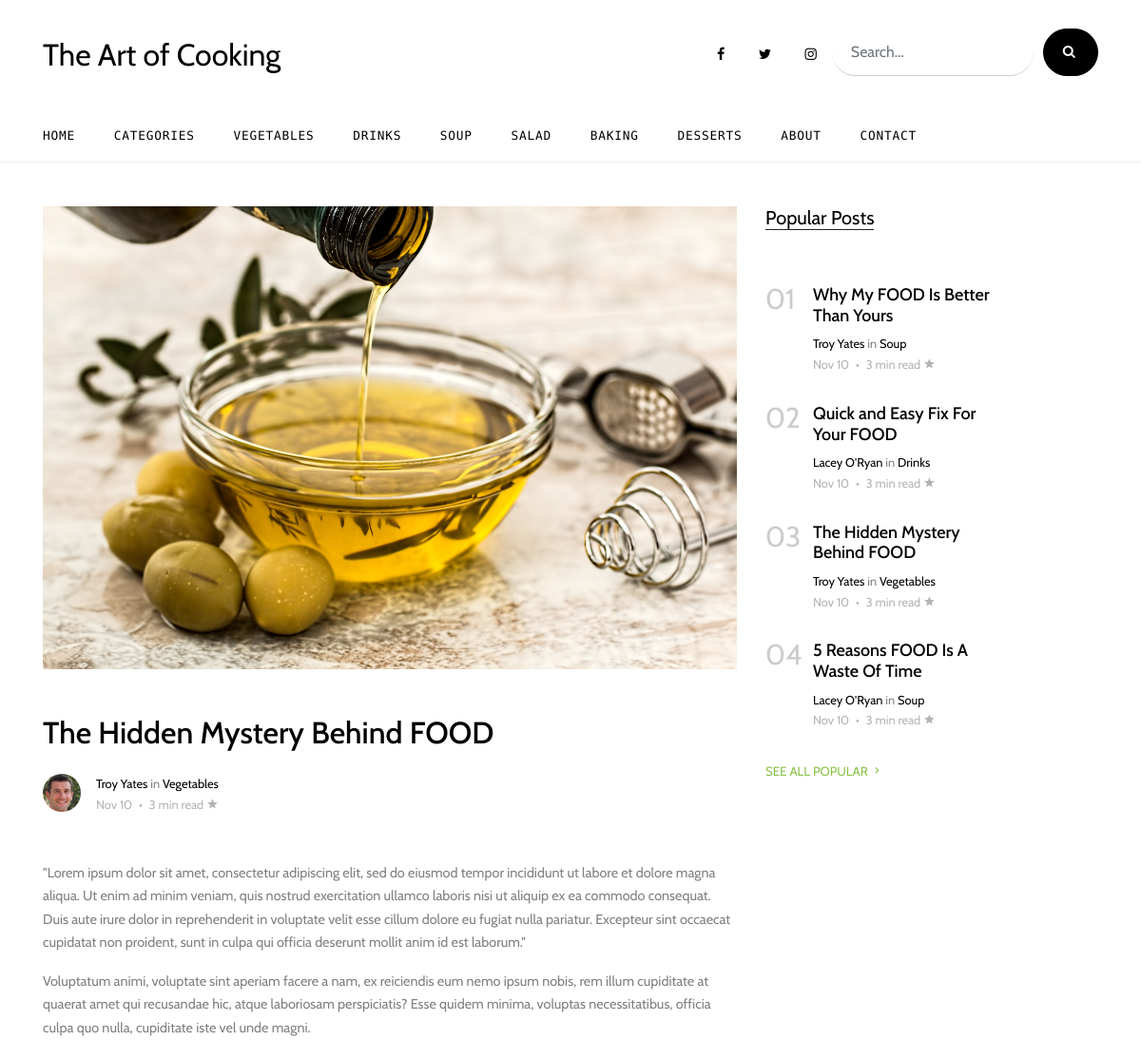
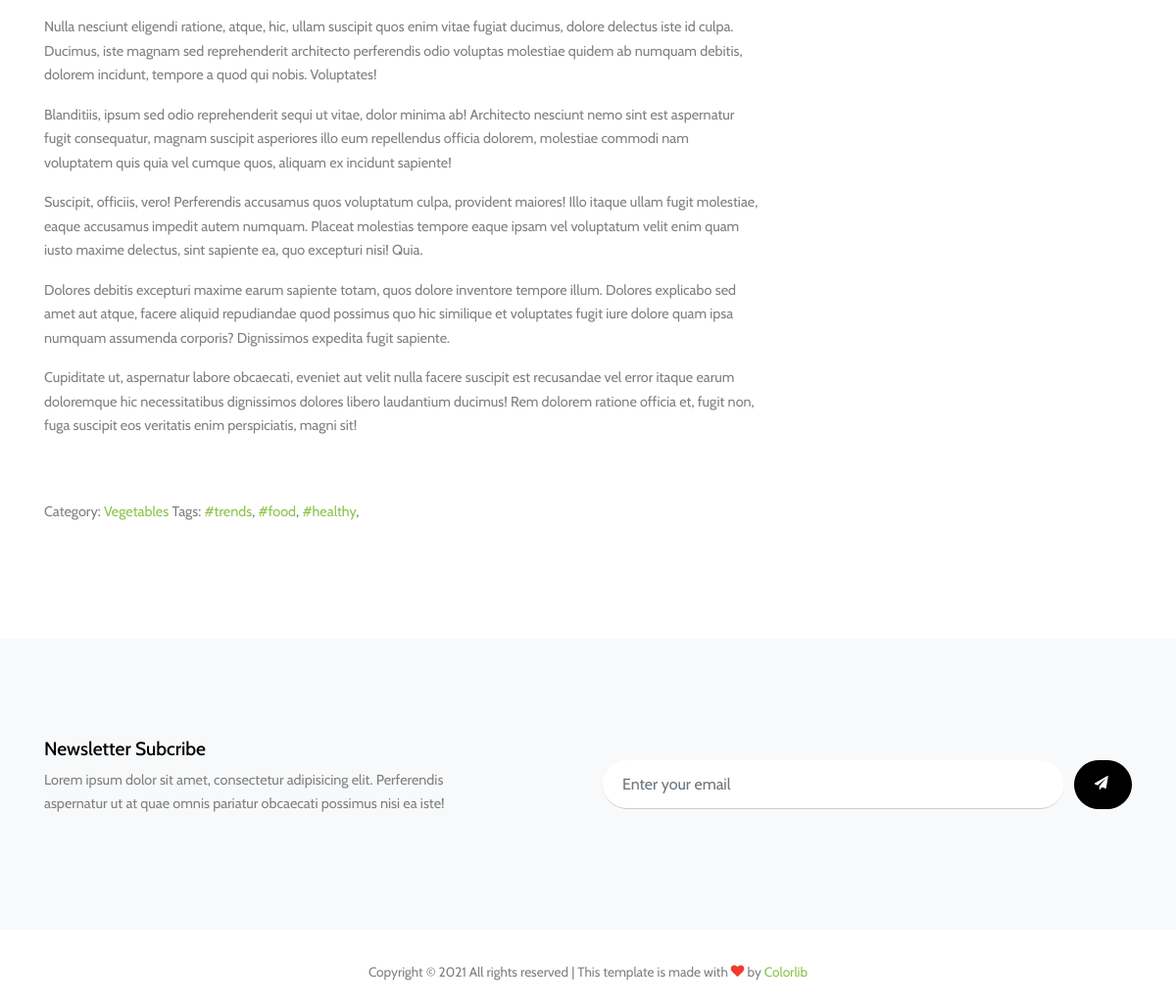
Before: /article/the-hidden-mystery-behind-food/ with the older database file (2 pictures, top to bottom).
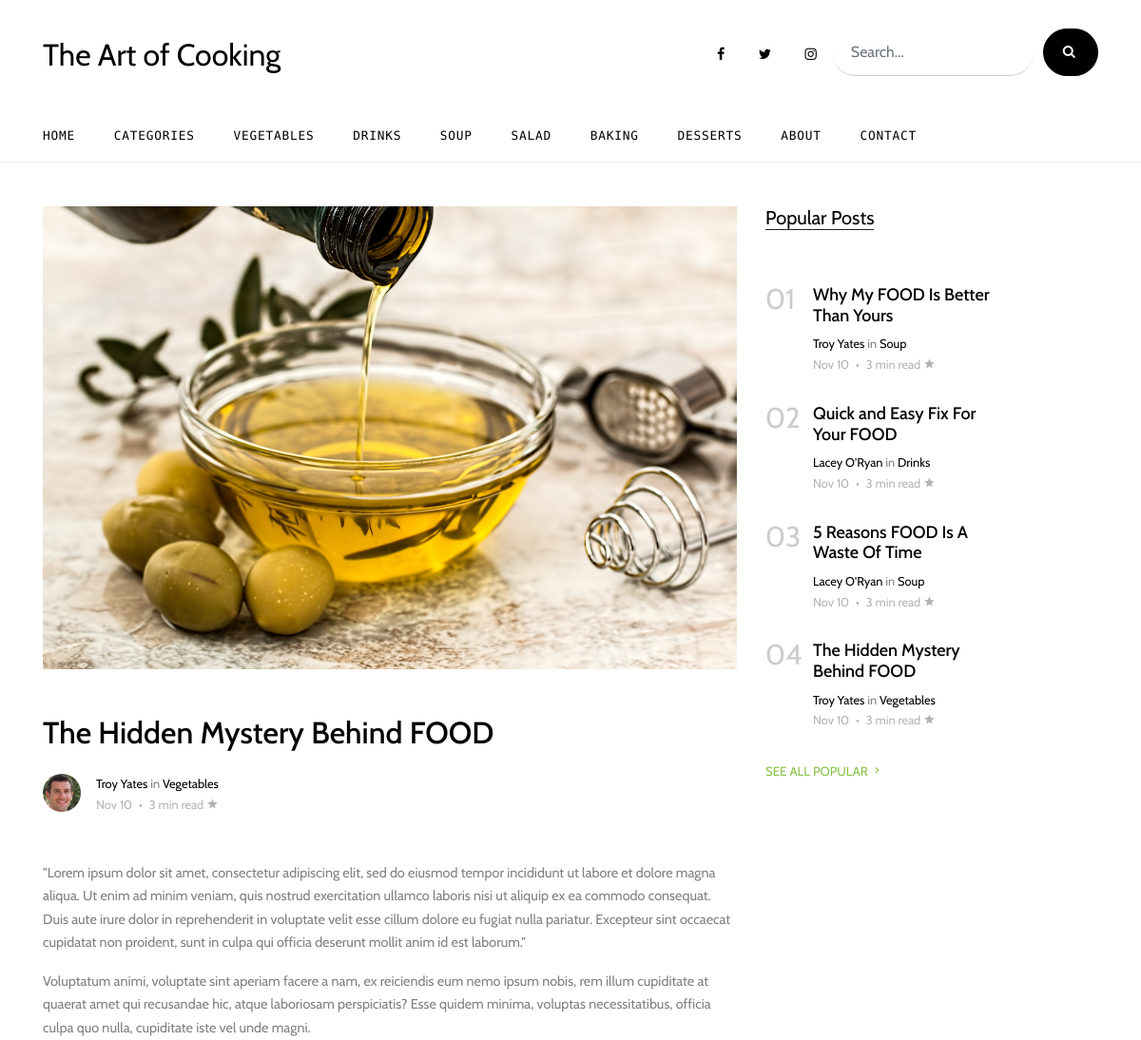
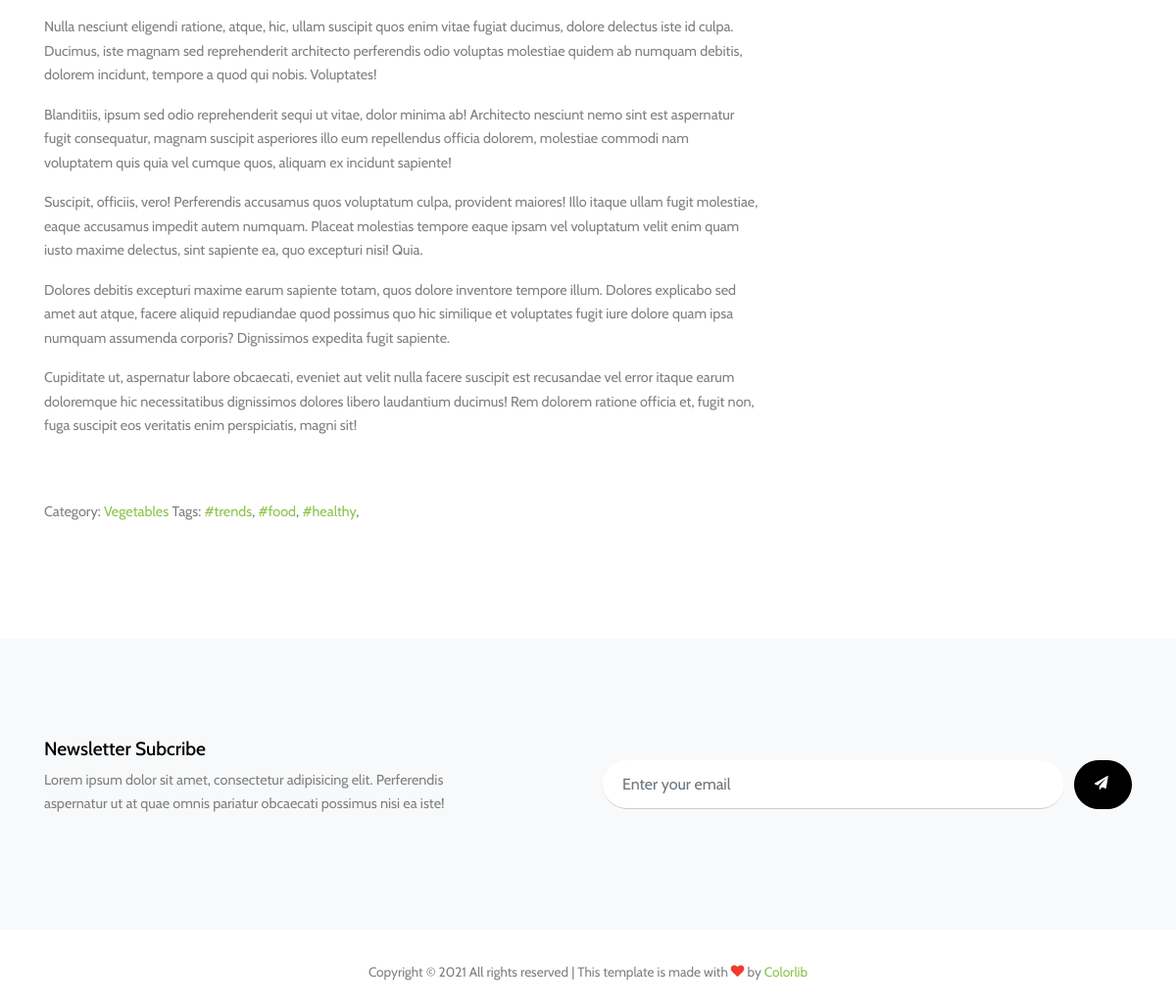
After: the same page with the newer database file (2 pictures, top to bottom).
### blog/models.py (models this page shows, shortened)
class Category(models.Model):
    name = models.CharField(max_length=150)
    summary = models.TextField()
    slug = models.SlugField(unique=True)
    timestamp = models.DateTimeField(auto_now=False, auto_now_add=True)
    is_featured = models.BooleanField(default=False)
    class Meta:
        verbose_name_plural = "categories"
    def __str__(self):
        return self.name
    def get_absolute_url(self):
        return reverse("blog:category_detail", kwargs={"slug": self.slug})

class Article(models.Model):
    author = models.ForeignKey("Author", on_delete=models.DO_NOTHING)
    title = models.CharField(max_length=250)
    body = models.TextField()
    image = models.ImageField(upload_to="image/%y/%m/%d/", height_field="height_field", width_field="width_field", blank=True)
    height_field = models.IntegerField(default=0)
    width_field = models.IntegerField(default=0)
    slug = models.SlugField(unique=True)
    category = models.ForeignKey("Category", on_delete=models.DO_NOTHING)
    tag = models.ManyToManyField("Tag", blank=True)
    view_count= models.IntegerField(default=0)
    timestamp = models.DateTimeField(auto_now=False, auto_now_add=True)
    updated = models.DateTimeField(auto_now=True, auto_now_add=False)
    is_published = models.BooleanField(default=True)
    is_trending = models.BooleanField(default=False)
    is_editors_pick = models.BooleanField(default=False)
    is_featured = models.BooleanField(default=False)
    def __str__(self):
        return self.title
    def get_absolute_url(self):
        return reverse("blog:article_detail", kwargs={"slug": self.slug})

class Author(models.Model):
    name = models.CharField(max_length=150)
    summary = models.TextField()
    date_joined = models.DateTimeField(auto_now=False, auto_now_add=True)
    image = models.ImageField(upload_to="image/%y/%m/%d/", blank=True)
    is_featured = models.BooleanField(default=False)
    def __str__(self):
        return self.name

class Tag(models.Model):
    name = models.CharField(max_length=50)
    def __str__(self):
        return self.name

### blog/views.py (the view)
# urls.py: path("article/<slug>/", views.ArticleDetailView.as_view(), name="article_detail"),
class ArticleDetailView(DetailView):
    model = Article
    template_name = "blog/article_detail.html"
    def get_context_data(self, **kwargs):
        queryset = Article.objects.order_by("-timestamp")
        queryset_popular = Article.objects.order_by("-view_count")
        cat_query = Category.objects.all()
        current = queryset.filter(title=kwargs['object'])[0]
        if current:
            current.view_count += 1
            current.save()
        context = super().get_context_data(**kwargs)
        context["popular_articles"] = queryset_popular[:4]
        context["categories"] = cat_query
        return context

### blog/templates/blog/article_detail.html (shortened to what this page needs)
{% extends 'base.html' %}
{% load static %}
{% block content %}
<div class="site-section">
    <div class="container">
        <div class="row">
            <div class="col-lg-8 single-content">
                <p class="mb-5">
                    <img src="{{object.image.url}}" alt="Image" class="img-fluid">
                </p>
                <h1 class="mb-4">
                    {{object.title}}
                </h1>
                <div class="post-meta d-flex mb-5">
                    <div class="bio-pic mr-3">
                        <img src="{{object.author.image.url}}" alt="Image" class="img-fluidid">
                    </div>
                    <div class="vcard">
                        <span class="d-block"><a href="#">{{object.author}}</a> in <a href="#">{{object.category}}</a></span>
                        <span class="date-read">{{object.timestamp|date:"M d"}} <span class="mx-1">&bullet;</span> 3 min read <span
                                class="icon-star2"></span></span>
                    </div>
                </div>
                <p>
                    {{object.body}}
                </p>
                <p>Voluptatum animi, voluptate sint aperiam facere a nam, ex reiciendis eum nemo ipsum nobis, rem illum
                    cupiditate at quaerat amet qui recusandae hic, atque laboriosam perspiciatis? Esse quidem minima,
                    voluptas necessitatibus, officia culpa quo nulla, cupiditate iste vel unde magni.</p>
                <p>Nulla nesciunt eligendi ratione, atque, hic, ullam suscipit quos enim vitae fugiat ducimus, dolore
                    delectus iste id culpa. Ducimus, iste magnam sed reprehenderit architecto perferendis odio voluptas
                    molestiae quidem ab numquam debitis, dolorem incidunt, tempore a quod qui nobis. Voluptates!</p>
                <p>Blanditiis, ipsum sed odio reprehenderit sequi ut vitae, dolor minima ab! Architecto nesciunt nemo
                    sint est aspernatur fugit consequatur, magnam suscipit asperiores illo eum repellendus officia
                    dolorem, molestiae commodi nam voluptatem quis quia vel cumque quos, aliquam ex incidunt sapiente!
                </p>
                <p>Suscipit, officiis, vero! Perferendis accusamus quos voluptatum culpa, provident maiores! Illo itaque
                    ullam fugit molestiae, eaque accusamus impedit autem numquam. Placeat molestias tempore eaque ipsam
                    vel voluptatum velit enim quam iusto maxime delectus, sint sapiente ea, quo excepturi nisi! Quia.
                </p>
                <p>Dolores debitis excepturi maxime earum sapiente totam, quos dolore inventore tempore illum. Dolores
                    explicabo sed amet aut atque, facere aliquid repudiandae quod possimus quo hic similique et
                    voluptates fugit iure dolore quam ipsa numquam assumenda corporis? Dignissimos expedita fugit
                    sapiente.</p>
                <p>Cupiditate ut, aspernatur labore obcaecati, eveniet aut velit nulla facere suscipit est recusandae
                    vel error itaque earum doloremque hic necessitatibus dignissimos dolores libero laudantium ducimus!
                    Rem dolorem ratione officia et, fugit non, fuga suscipit eos veritatis enim perspiciatis, magni sit!
                </p>
                <div class="pt-5">
                    <p>
                    {% if object.category_2 %}
                        Categories: <a href="{{object.category.get_absolute_url}}">{{object.category}}</a>, <a href="#">{{object.category_2}} </a>
                    {% else %}
                        Category: <a href="#">{{object.category}} </a>
                    {% endif %}
                        Tags: {% for tag in object.tag.all %}
                        <a href="#">{{tag}}</a>,
                        {% endfor %}
                    </p>
                </div>
            </div>
            <div class="col-lg-3">
                <div class="section-title">
                    <h2>Popular Posts</h2>
                </div>
                {% if popular_articles %}
                {% for article in popular_articles %}
                <div class="trend-entry d-flex">
                    <div class="number align-self-start">0{{forloop.counter}}</div>
                    <div class="trend-contents">
                        <h2><a href="{{article.get_absolute_url}}">{{article.title}}</a></h2>
                        <div class="post-meta">
                            <span class="d-block"><a href="#">{{article.author}}</a> in <a href="#">{{article.category}}</a></span>
                            <span class="date-read">{{article.timestamp|date:"M d"}} <span class="mx-1">&bullet;</span> 3 min read
                                <span class="icon-star2"></span></span>
                        </div>
                    </div>
                </div>
                {% endfor %}
                <p><a href="{% url 'blog:filtered_article' 'popular' %}" class="more">See All Popular <span class="icon-keyboard_arrow_right"></span></a></p>
                {% else %}
                <div class="trend-entry d-flex">
                    <div class="trend-contents">
                        <h2>There are no articles at this time. Please check back later</h2>
                    </div>
                </div>
                {% endif %}
            </div>
        </div>
    </div>
</div>
{% endblock content %}

### blog/templates/base.html (shortened to what this page needs)
<!DOCTYPE html>
<html lang="en">
<head>
  {% load static %}
  <link rel="stylesheet" href="{% static 'fonts/icomoon/style.css' %}">
  <link rel="stylesheet" href="{% static 'css/bootstrap.min.css' %}">
  <link rel="stylesheet" href="{% static 'css/jquery-ui.css' %}">
  <link rel="stylesheet" href="{% static 'css/owl.carousel.min.css' %}">
  <link rel="stylesheet" href="{% static 'css/owl.theme.default.min.css' %}">
  <link rel="stylesheet" href="{% static 'css/owl.theme.default.min.css' %}">
  <link rel="stylesheet" href="{% static 'css/jquery.fancybox.min.css' %}">
  <link rel="stylesheet" href="{% static 'css/bootstrap-datepicker.css' %}">
  <link rel="stylesheet" href="{% static 'fonts/flaticon/font/flaticon.css' %}">
  <link rel="stylesheet" href="{% static 'css/aos.css' %}">
  <link href="{% static 'css/jquery.mb.YTPlayer.min.css' %}" media="all" rel="stylesheet" type="text/css">
  <link rel="stylesheet" href="{% static 'css/style.css' %}">
</head>
<body data-spy="scroll" data-target=".site-navbar-target" data-offset="300">
  <div class="site-wrap">
    {% include 'includes/navbar.html' %}
    {% block content %}
    {% endblock content %}
    {% include 'includes/newsletter.html' %}
    {% include 'includes/footer.html' %}
  </div>
</body>
</html>

### blog/templates/includes/navbar.html (shortened to what this page needs)
<div class="header-top">
    <div class="container">
        <div class="row align-items-center">
            <div class="col-12 col-lg-6 d-flex">
                <a href="{% url 'blog:home' %}" class="site-logo">
                    The Art of Cooking
                </a>
            </div>
            <div class="col-12 col-lg-6 ml-auto d-flex">
                <div class="ml-md-auto top-social d-none d-lg-inline-block">
                    <a href="#" class="d-inline-block p-3"><span class="icon-facebook"></span></a>
                    <a href="#" class="d-inline-block p-3"><span class="icon-twitter"></span></a>
                    <a href="#" class="d-inline-block p-3"><span class="icon-instagram"></span></a>
                </div>
                <form action="{% url 'blog:search' %}" class="search-form d-inline-block">
                    <div class="d-flex">
                        <input type="search" name="q" class="form-control" placeholder="Search...">
                        <button type="submit" class="btn btn-secondary"><span class="icon-search"></span></button>
                    </div>
                </form>
            </div>
        </div>
    </div>
    <div class="site-navbar py-2 js-sticky-header site-navbar-target d-none pl-0 d-lg-block" role="banner">
        <div class="container">
            <div class="d-flex align-items-center">
                <div class="mr-auto">
                    <nav class="site-navigation position-relative text-right" role="navigation">
                        <ul class="site-menu main-menu js-clone-nav mr-auto d-none pl-0 d-lg-block">
                            <li
                                 >
                                <a href="{% url 'blog:home' %}" class="nav-link text-left">Home</a>
                            </li>
                            <li
                                >
                                <a href="{% url 'blog:category_list' %}" class="nav-link text-left">Categories</a>
                            </li>
                            {% for category in categories %}
                                <li
                                    >
                                    <a href="{{category.get_absolute_url}}" class="nav-link text-left">{{category.name}}</a>
                                </li>
                            {% endfor %}
                            <li
                                >
                            <a href="{% url 'blog:about' %}" class="nav-link text-left">About</a></li>
                            <li
                                >
                            <a href="{% url 'blog:contact' %}" class="nav-link text-left">Contact</a></li>
                        </ul>
                    </nav>
                </div>
            </div>
        </div>
    </div>
</div>

### blog/templates/includes/newsletter.html
<div class="site-section subscribe bg-light">
    <div class="container">
        <form action="#" class="row align-items-center">
            <div class="col-md-5 mr-auto">
                <h2>Newsletter Subcribe</h2>
                <p>Lorem ipsum dolor sit amet, consectetur adipisicing elit. Perferendis aspernatur ut at quae omnis
                    pariatur obcaecati possimus nisi ea iste!</p>
            </div>
            <div class="col-md-6 ml-auto">
                <div class="d-flex">
                    <input name="newsletter" type="email" class="form-control" placeholder="Enter your email">
                    <button type="submit" class="btn btn-secondary"><span class="icon-paper-plane"></span></button>
                </div>
            </div>
        </form>
    </div>
</div>

### blog/templates/includes/footer.html
<div class="footer">
    <div class="container">
        <div class="row">
            <div class="col-12">
                <div class="copyright">
                    <p>
                        Copyright &copy;
                        <script>document.write(new Date().getFullYear());</script> All rights reserved | This template
                        is made with <i class="icon-heart text-danger" aria-hidden="true"></i> by <a
                            href="https://colorlib.com" target="_blank">Colorlib</a>
                    </p>
                </div>
            </div>
        </div>
    </div>
</div>

Changed rows visible on the page:
changed Article "5 Reasons FOOD Is A Waste Of Time": moves up the list
